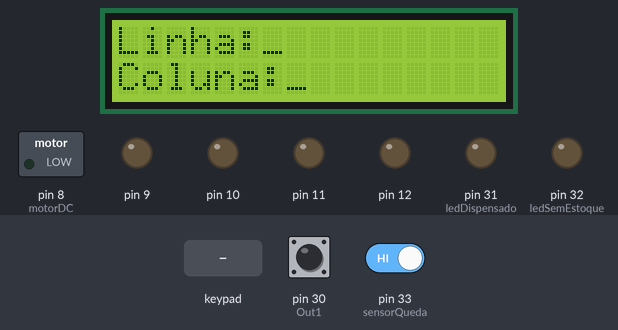
Recording of a sketch running on a simulated Arduino Mega 2560, built with avr-gcc and run on an emulated ATmega2560. On the bench: 16×2 character LCD, switched loads named in the sketch (green lamp = pin HIGH), output pins drawn as LEDs (lit = HIGH). Inputs (shaded band) come from the test bench; at power-on: pin 30 (Out1) HIGH, pin 33 (sensorQueda) HIGH.

Above: at 1.2 s.
1.3 s: keypad keys 2 2 2 3 2 4 2 5 # pressed 0.4 s apart
At 2.2 s:
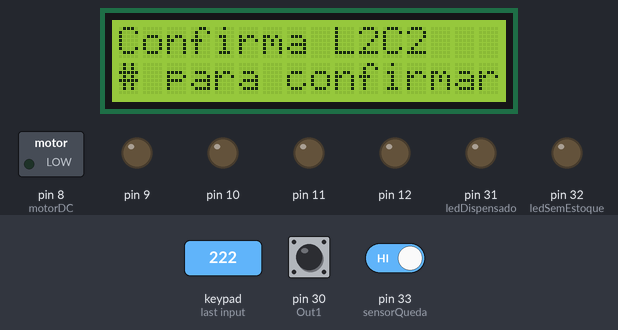
7.9 s: key 'A' pressed
At 8.7 s:
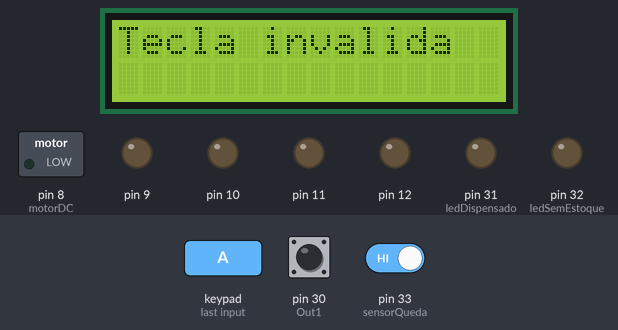
10.4 s: keypad keys 2 6 2 7 2 8 2 9 # pressed 0.4 s apart
At 14.4 s:
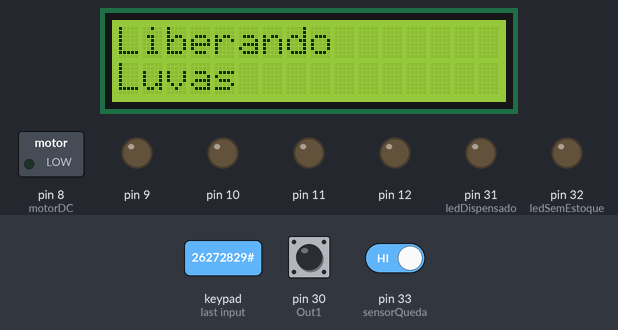
16.6 s: keypad keys 1 3 9 7 2 2 2 2 # pressed 0.4 s apart
At 20.5 s:
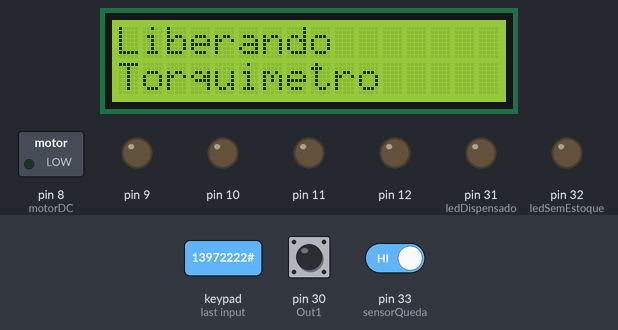
22.8 s: key '3' pressed
At 23.9 s:
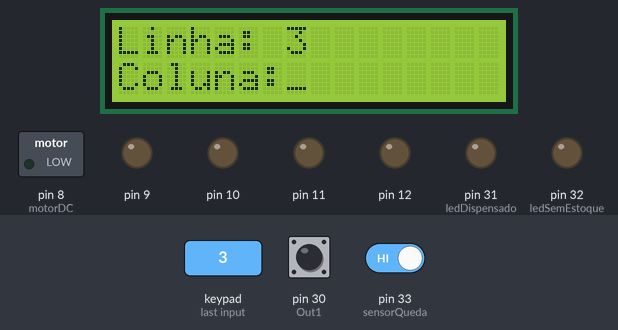
24.3 s: keypad keys 2 2 2 3 2 4 2 5 # pressed 0.4 s apart
At 28.7 s:
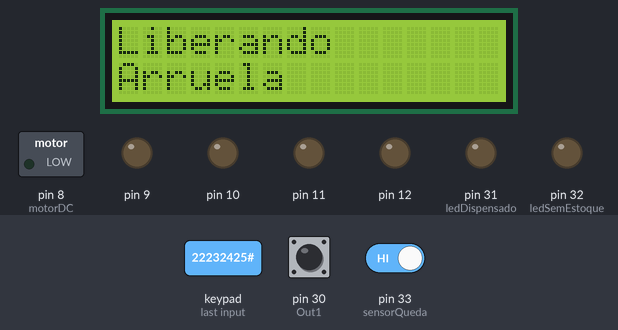
Timing chart, 0 to 31.5 s (numbered marks = the images above; inputs shaded):
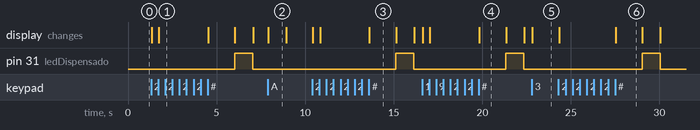

The sketch:

maquina_ferramentas.ino
```cpp
/////////////////////////////////////////////////////////////////////////////////////////////////////////

/*
**************************
* @file    maquina_ferramentas.ino
* @brief   Arquivo principal da máquina dispensadora de ferramentas.
**************************
* Date:     21/05/2026
* Author:   Julio Cesar Piva
* email:    juliopiva11@gmail.com
* Project:  Maquina_Ferramentas
* Version:  1.0
**************************
*/

#include <Wire.h>
#include <LiquidCrystal_I2C.h>
#include <Keypad.h>

#include "display_lcd.h"
#include "maquina_ferramentas.h"

LiquidCrystal_I2C lcd(0x27, 16, 2);

// Teclado 4x4
const byte ROWS = 4;
const byte COLS = 4;

char keys[ROWS][COLS] = {
  {'1','2','3','A'},
  {'4','5','6','B'},
  {'7','8','9','C'},
  {'*','0','#','D'}
};

byte rowPins[ROWS] = {22, 23, 24, 25};
byte colPins[COLS] = {26, 27, 28, 29};

Keypad keypad = Keypad(makeKeymap(keys), rowPins, colPins, ROWS, COLS);

MaquinaFerramentas maquina(&lcd, &keypad);

/*
**********************
* @name   setup
* @brief  Inicializa os periféricos e prepara a máquina para operação.
**********************
* @input: sem parâmetros.
* @return: sem retorno
*/
void setup() {
    initLCD(&lcd);
    maquina.inicializarEstoque();
}

/*
**********************
* @name   loop
* @brief  Executa continuamente a lógica principal da máquina dispensadora.
**********************
* @input: sem parâmetros.
* @return: sem retorno
*/
void loop() {
    maquina.loopMaquina();
}
```

maquina_ferramentas.cpp
```cpp
/////////////////////////////////////////////////////////////////////////////////////////////////////////

/*
**************************
* @file    maquina_ferramentas.cpp
* @brief   Implementação das funções da classe MaquinaFerramentas.
**************************
* Date:     21/05/2026
* Author:   Julio Cesar Piva
* email:    juliopiva11@gmail.com
* Project:  Maquina_Ferramentas
* Version:  1.0
**************************
*/

#include "maquina_ferramentas.h"

// Pino do motor DC
const int motorDC = 8;
// Pino do switch de estoque (fim de curso)
const int Out1 = 30;
// LED indicador de DISPENSADO
const int ledDispensado = 31;
// LED indicador de SEM ESTOQUE
const int ledSemEstoque = 32;
// Sensor de barreira (queda da ferramenta)
const int sensorQueda = 33;

/*
**********************
* @name   MaquinaFerramentas
* @brief  Construtor da classe MaquinaFerramentas.
*********************
* @input: lcd_param - Ponteiro para o display LCD.
* @input: keypad_param - Ponteiro para o teclado matricial.
* @return: sem retorno
*/
MaquinaFerramentas::MaquinaFerramentas(LiquidCrystal_I2C *lcd_param, Keypad *keypad_param) {
    lcd = lcd_param;
    keypad = keypad_param;
}

/*
**********************
* @name   inicializarEstoque
* @brief  Inicializa os produtos, configura os pinos, sensores, LEDs e prepara a interface da máquina.
*********************
* @input: sem parâmetros.
* @return: sem retorno
*/
void MaquinaFerramentas::inicializarEstoque() {
    String listaProdutos[100] = {
        "Martelo","Alicate","Chave Fenda","Chave Philips","Serrote","Trena","Nivel","Parafusadeira","Broca","Lixa",
        "Chave Inglesa","Chave Allen","Grifo","Torquimetro","Cortador","Estilete","Tesoura","Pinca","Saca Prego","Formao",
        "Marreta","Talhadeira","Espatula","Rolo Pintura","Pincel","Balde","Luvas","Mascara","Capacete","Oculos",
        "Parafuso","Porca","Arruela","Bucha","Prego","Tarraxa","Rebite","Grampo","Abraçadeira","Fita Isolante",
        "Fita Crepe","Fita Dupla","Cola Madeira","Cola Epoxi","Cola Instant","Silicone","Vedante","Graxa","Lubrificante","Spray WD40",
        "Multimetro","Teste Voltagem","Lanterna","Lampada","Tomada","Plug","Extensao","Adaptador","Disjuntor","Fusivel",
        "Cabo Eletrico","Cabo Rede","Cabo HDMI","Cabo USB","Cabo P2","Cabo P10","Cabo Coaxial","Conector","Terminal","Chave Teste",
        "Escada","Banco","Carrinho","Caixa Ferram","Bolsa Ferram","Organizador","Prateleira","Suporte","Gancho","Cavalete",
        "Serra Copo","Serra Tico","Serra Circular","Disco Corte","Disco Lixa","Disco Diamante","Broca Aço","Broca Concr","Broca Madeira","Broca Vidro",
        "Pistola Cola","Pistola Pint","Compressor","Mangueira","Bomba Agua","Bomba Ar","Medidor Press","Manometro","Termometro","Detector"
    };

    for (int i = 0; i < 100; i++) {
        motorPins[i] = 9 + (i % 4);
        produtos[i] = listaProdutos[i];
        pinMode(motorPins[i], OUTPUT);
        digitalWrite(motorPins[i], LOW);
    }

    pinMode(motorDC, OUTPUT);
    digitalWrite(motorDC, LOW);

    pinMode(Out1, INPUT_PULLUP);

    pinMode(ledDispensado, OUTPUT);
    digitalWrite(ledDispensado, LOW);

    pinMode(ledSemEstoque, OUTPUT);
    digitalWrite(ledSemEstoque, LOW);

    pinMode(sensorQueda, INPUT_PULLUP);

    // Já inicia direto na tela de seleção
    lcd->clear();
    lcd->setCursor(0,0);
    lcd->print("Linha:_");
    lcd->setCursor(0,1);
    lcd->print("Coluna:_");
}

/*
**********************
* @name   acionarMotor
* @brief  Aciona o motor correspondente ao produto selecionado e aguarda a confirmação do sensor de queda para finalizar a dispensação.
*********************
* @input: indice - Índice do produto a ser dispensado.
* @return: sem retorno
*/
void MaquinaFerramentas::acionarMotor(int indice) {

    // Liga o motor correspondente
    digitalWrite(motorPins[indice], HIGH);
    digitalWrite(motorDC, HIGH);

    // Aguarda o sensor detectar a queda
    while (digitalRead(sensorQueda) == LOW) {
        // Espera o item cair
    }

    // Sensor detectou a queda
    digitalWrite(ledDispensado, HIGH);

    // Desliga o motor correspondente
    digitalWrite(motorPins[indice], LOW);
    digitalWrite(motorDC, LOW);
}

/*
**********************
* @name   loopMaquina
* @brief  Executa continuamente a lógica da máquina, realizando a seleção do produto, verificação de estoque e confirmação da dispensação através do sensor de queda.
*********************
* @input: sem parâmetros.
* @return: sem retorno
*/
void MaquinaFerramentas::loopMaquina() {
    static String entrada = "";
    static int etapa = 0;
    static int linha = -1;
    static int coluna = -1;

    char key = keypad->getKey();

    if (!key) return;

    if ((etapa == 0 || etapa == 1) &&
        (key == 'A' || key == 'B' || key == 'C' || key == 'D')) {

        lcd->clear();
        lcd->setCursor(0,0);
        lcd->print("Tecla invalida");

        delay(1000);

        lcd->clear();
        lcd->setCursor(0,0);
        lcd->print("Linha:_");
        lcd->setCursor(0,1);
        lcd->print("Coluna:_");

        etapa = 0;
        entrada = "";

        return;
    }

    if (key == '*') {

        entrada = "";
        etapa = 0;
        linha = -1;
        coluna = -1;

        lcd->clear();
        lcd->setCursor(0,0);
        lcd->print("Linha:_");
        lcd->setCursor(0,1);
        lcd->print("Coluna:_");

        return;
    }

if (key == '#') {

    if (etapa == 1 && coluna != -1) {

        int indice = (linha * 10) + coluna;

        // Tela de liberando produto
        lcd->clear();
        lcd->setCursor(0,0);
        lcd->print("Liberando");

        lcd->setCursor(0,1);
        lcd->print(produtos[indice].substring(0,16));

        delay(1500);

        // Verifica se existe estoque
        if (digitalRead(Out1) == HIGH) {

            // Liga o motor correspondente e aguarda o sensor
            acionarMotor(indice);

            // Mostra confirmação da dispensação
            lcd->clear();
            lcd->setCursor(0,0);
            lcd->print("Dispensado!");

            // Mantém o LED verde aceso por mais 1 segundo
            delay(1000);

            digitalWrite(ledDispensado, LOW);

        } else {

            // Sem estoque
            lcd->clear();
            lcd->setCursor(0,0);
            lcd->print("Sem estoque!");

            digitalWrite(ledSemEstoque, HIGH);

            delay(2000);

            digitalWrite(ledSemEstoque, LOW);
        }

        // Volta para a tela inicial
        lcd->clear();
        lcd->setCursor(0,0);
        lcd->print("Linha:_");

        lcd->setCursor(0,1);
        lcd->print("Coluna:_");

        etapa = 0;
        entrada = "";
        linha = -1;
        coluna = -1;
    }

    return;
}
    entrada += key;

    if (etapa == 0) {

        linha = entrada.charAt(0) - '0';
        etapa = 1;

        lcd->clear();
        lcd->setCursor(0,0);
        lcd->print("Linha: ");
        lcd->print(linha);

        lcd->setCursor(0,1);
        lcd->print("Coluna:_");

        entrada = "";

    } else if (etapa == 1) {

        coluna = entrada.charAt(0) - '0';

        lcd->clear();
        lcd->setCursor(0,0);
        lcd->print("Confirma L");
        lcd->print(linha);
        lcd->print("C");
        lcd->print(coluna);

        lcd->setCursor(0,1);
        lcd->print("# para confirmar");
    }
}
```

maquina_ferramentas.h
```cpp
/////////////////////////////////////////////////////////////////////////////////////////////////////////

/*
**************************
* @file    maquina_ferramentas.h
* @brief   Declaração da classe responsável pelo controle da máquina dispensadora de ferramentas.
**************************
* Date:     21/05/2026
* Author:   Julio Cesar Piva
* email:    juliopiva11@gmail.com
* Project:  Maquina_Ferramentas
* Version:  1.0
**************************
*/

#ifndef MAQUINA_FERRAMENTAS_H
#define MAQUINA_FERRAMENTAS_H

#include <Arduino.h>
#include <LiquidCrystal_I2C.h>
#include <Keypad.h>

class MaquinaFerramentas {
private:
    LiquidCrystal_I2C *lcd;
    Keypad *keypad;
    int motorPins[100];
    String produtos[100];

    /*
    **********************
    * @name   acionarMotor
    * @brief  Aciona o motor correspondente ao produto selecionado.
    **********************
    * @input: indice - Índice do produto a ser dispensado.
    * @return: sem retorno
    */
    void acionarMotor(int indice);

public:

    /*
    **********************
    * @name   MaquinaFerramentas
    * @brief  Construtor da classe MaquinaFerramentas.
    **********************
    * @input: lcd_param - Ponteiro para o display LCD.
    * @input: keypad_param - Ponteiro para o teclado matricial.
    * @return: sem retorno
    */
    MaquinaFerramentas(LiquidCrystal_I2C *lcd_param, Keypad *keypad_param);

    /*
    **********************
    * @name   inicializarEstoque
    * @brief  Inicializa os produtos, pinos dos motores e periféricos da máquina.
    **********************
    * @input: sem parâmetros.
    * @return: sem retorno
    */
    void inicializarEstoque();

    /*
    **********************
    * @name   loopMaquina
    * @brief  Executa continuamente a lógica de operação da máquina dispensadora.
    **********************
    * @input: sem parâmetros.
    * @return: sem retorno
    */
    void loopMaquina();
    void mostrarMensagemInicial();
};

#endif // MAQUINA_FERRAMENTAS_H
```

display_lcd.cpp
```cpp
/////////////////////////////////////////////////////////////////////////////////////////////////////////

/*
**************************
* @file    display_lcd.cpp
* @brief   Implementação das funções de inicialização do display LCD I2C.
**************************
* Date:     21/05/2026
* Author:   Julio Cesar Piva
* email:    juliopiva11@gmail.com
* Project:  Maquina_Ferramentas
* Version:  1.0
**************************
*/

#include "display_lcd.h"

/*
**********************
* @name   initLCD
* @brief  Inicializa o display LCD e habilita a retroiluminação.
**********************
* @input: lcd - Ponteiro para o objeto LiquidCrystal_I2C.
* @return: sem retorno
*/
void initLCD(LiquidCrystal_I2C *lcd)
{
    if (lcd != NULL)
    {
        lcd->init();
        lcd->backlight();
    }
}
```

display_lcd.h
```cpp
/////////////////////////////////////////////////////////////////////////////////////////////////////////

/*
**************************
* @file    display_lcd.h
* @brief   Declaração das funções de inicialização do display LCD I2C.
**************************
* Date:     21/05/2026
* Author:   Julio Cesar Piva
* email:    juliopiva11@gmail.com
* Project:  Maquina_Ferramentas
* Version:  1.0
**************************
*/

#ifndef DISPLAY_LCD_H
#define DISPLAY_LCD_H

#include <Arduino.h>
#include <Wire.h>
#include <LiquidCrystal_I2C.h>

/*
**********************
* @name   initLCD
* @brief  Inicializa um display LCD I2C específico.
**********************
* @input: lcd - Ponteiro para o objeto LiquidCrystal_I2C.
* @return: sem retorno
*/
void initLCD(LiquidCrystal_I2C *lcd);

#endif // DISPLAY_LCD_H
```

Measured:
- after the input at 1.3 s, pin 31 (ledDispensado): LOW → HIGH after 4.7 s, → LOW 1.0 s later; the display: first changes at once (image 1 shows a later state)
- after the input at 7.9 s, the display: changes at once (image 2)
- after the input at 10.4 s, pin 31 (ledDispensado): LOW → HIGH after 4.7 s, → LOW 1.0 s later; the display: first changes at once (image 3 shows a later state)
- after the input at 16.6 s, pin 31 (ledDispensado): LOW → HIGH after 4.7 s, → LOW 1.0 s later; the display: first changes at once (image 4 shows a later state)
- after the input at 22.8 s, the display: changes at once (image 5)
- after the input at 24.3 s, pin 31 (ledDispensado): LOW → HIGH after 4.7 s, → LOW 1.0 s later; the display: first changes at once (image 6 shows a later state)
- what the display in image 2 shows lasts 1.0 s, from 7.9 s to 8.9 s
